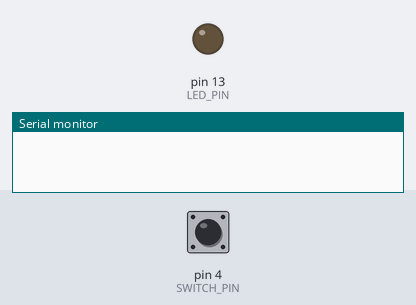
Recording of a sketch running on a simulated Arduino Uno, built with avr-gcc and run on an emulated ATmega328P. Shown: output pins drawn as LEDs (lit = HIGH), the last lines printed to the serial monitor. The inputs (shaded band) are chosen by the test bench; at power-on: pin 4 (SWITCH_PIN) LOW. Random numbers use the default seed unless the sketch sets one.

Above: at 5.5 s.
At 14.8 s:
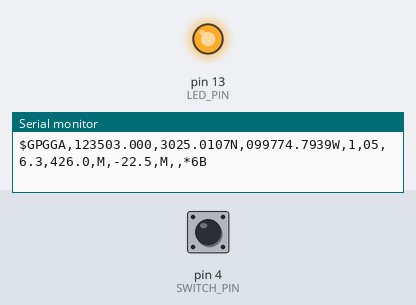
Timing chart, 0 to 16.4 s (numbered marks = the images above):
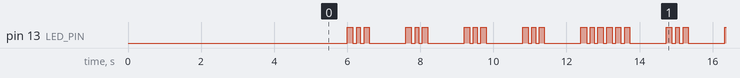

The sketch:

gps_spoofer.ino
```cpp
// This uses the RostaBoard to serve as a fake GPS receiver,
// mainly to simulate a quick near-space balloon flight.
//--------------------------------------------------------------------
// INCLUDES
//--------------------------------------------------------------------
#include "SoftwareSerial.h"
#include <avr/pgmspace.h>
#include "SoftwareSerial.h"
#include <avr/pgmspace.h>

//--------------------------------------------------------------------
// CONSTANTS
//--------------------------------------------------------------------
// Ones you may want to mod
#define CLIMBING_ALTITUDE_FT_DELTA 100
#define DESCENDING_ALTITUDE_FT_DELTA 200
#define ACCELERATED_MULTIPLIER 100
#define APOGEE_FT 93000
#define LATITUDE_DELTA_SECONDS 1
#define LONGITUDE_DELTA_SECONDS 1
#define STARTING_TIME_HOURS 12
#define STARTING_TIME_MINUTES 34
#define STARTING_TIME_SECONDS 56
#define STARTING_LATITUDE_INDIGO 3025.00
#define STARTING_LONGITUDE_INDIGO 9775.00
#define STARTING_LATITUDE_AUSTIN 3025.00
#define STARTING_LONGITUDE_AUSTIN 9775.00

// Steady ones
#define BIG_BUFFER_SIZE 200
#define LITTLE_BUFFER_SIZE 50
#define GPS_TX_PIN 2
#define GPS_RX_PIN 3
#define LED_PIN 13
#define SWITCH_PIN 4
#define GROUND_ALTITUDE_FT 900
#define GPGGAa 0
#define GPGGAb 1
#define GPGSA  2
#define GPGSV1 3
#define GPGSV2 4
#define GPGSV3 5
#define GPRMC  6

//--------------------------------------------------------------------
// GLOBALS
//--------------------------------------------------------------------int led = 13;
SoftwareSerial ss(GPS_RX_PIN, GPS_TX_PIN, true);
char bigBuffer[BIG_BUFFER_SIZE];
char littleBuffer[LITTLE_BUFFER_SIZE];
long numGpsLinesWritten = 0L;
long numGpgsasWritten = 0L;
long altitude_ft = GROUND_ALTITUDE_FT;
short time_hours = STARTING_TIME_HOURS;
short time_minutes = STARTING_TIME_MINUTES;
short time_seconds = STARTING_TIME_SECONDS;
short time_milliseconds = 0;
int altitudeDeltaMultiplier = 1;
boolean acceleratedMode = false;
int acceleration = 1;
float latitude = STARTING_LATITUDE_AUSTIN;
float longitude = STARTING_LONGITUDE_AUSTIN;

                     //           1111111111222222222233333333334444444444555555555566666666667777777777
                     // 01234567890123456789012345678901234567890123456789012345678901234567890123456789
char nmea1[] PROGMEM = "$GPGGA,tttttt.000,3025.000,N,09775.0000,W,1,05,6.3,";
char nmea2[] PROGMEM = ".0,M,-22.5,M,,*6B";
char nmea3[] PROGMEM = "$GPGSA,A,3,22,14,18,11,12,,,,,,,,6.6,6.3,1.7*3E";
char nmea4[] PROGMEM = "$GPGSV,3,1,12,22,67,044,38,14,66,339,34,18,39,094,43,11,13,311,39*7B";
char nmea5[] PROGMEM = "$GPGSV,3,2,12,12,08,081,38,31,29,193,22,19,14,272,21,25,12,116,*7B";
char nmea6[] PROGMEM = "$GPGSV,3,2,12,12,08,081,38,31,29,193,22,19,14,272,21,25,12,116,*7B";
char nmea7[] PROGMEM = "$GPRMC,tttttt.000,A,3025.0000,N,09775.0000,W,0.00,,050414,,,A*69";

PGM_P nmeatable[] PROGMEM =
{
    nmea1,
    nmea2,
    nmea3,
    nmea4,
    nmea5,
    nmea6,
    nmea7
};

void setup()
{
  delay(5000);
  ss.begin(4800);
  Serial.begin(115200);
  pinMode(LED_PIN, OUTPUT);
  pinMode(SWITCH_PIN, INPUT);
  randomSeed(analogRead(0));
 }

//--------------------------------------------------------------------
// MAIN PROGRAM
//--------------------------------------------------------------------
void loop()
{
  delay(1000);
  AdvanceTime(1000);

  digitalWrite(LED_PIN, HIGH);
  WriteGPGGA();
  AdvanceTime(14);
  digitalWrite(LED_PIN, LOW);
  numGpsLinesWritten++;
  delay(100);
  AdvanceTime(100);

  digitalWrite(LED_PIN, HIGH);
  WriteGPGSA();
  AdvanceTime(14);
  digitalWrite(LED_PIN, LOW);
  numGpsLinesWritten++;
  numGpgsasWritten++;
  delay(100);
  AdvanceTime(100);

  if (numGpgsasWritten % 5 == 0)
  {
     digitalWrite(LED_PIN, HIGH);
     WriteGPGSV1();
     AdvanceTime(14);
     digitalWrite(LED_PIN, LOW);
     numGpsLinesWritten++;
     delay(100);
     AdvanceTime(100);

     digitalWrite(LED_PIN, HIGH);
     WriteGPGSV2();
     AdvanceTime(14);
     digitalWrite(LED_PIN, LOW);
     numGpsLinesWritten++;
     delay(100);
     AdvanceTime(100);

     digitalWrite(LED_PIN, HIGH);
     WriteGPGSV3();
     AdvanceTime(14);
     digitalWrite(LED_PIN, LOW);
     numGpsLinesWritten++;
     delay(100);
     AdvanceTime(100);
  }

   digitalWrite(LED_PIN, HIGH);
   WriteGPRMC();
   AdvanceTime(14);
   digitalWrite(LED_PIN, LOW);
   numGpsLinesWritten++;

   AdvanceAltitude();
   AdvancePosition();

}

//--------------------------------------------------------------------
// AdvanceAltitude
//--------------------------------------------------------------------
void AdvanceAltitude()
{
   if (digitalRead(SWITCH_PIN) == 1)
     acceleration = ACCELERATED_MULTIPLIER;
   else
     acceleration = 1;

   altitude_ft += CLIMBING_ALTITUDE_FT_DELTA * altitudeDeltaMultiplier * acceleration;

   if (altitudeDeltaMultiplier == -1 && altitude_ft <= GROUND_ALTITUDE_FT)
   {
     altitudeDeltaMultiplier = 0;
     altitude_ft = GROUND_ALTITUDE_FT;
   }

   if (altitude_ft >= APOGEE_FT)
     altitudeDeltaMultiplier *= -1;
}

//--------------------------------------------------------------------
// AdvancePosition
//--------------------------------------------------------------------
void AdvancePosition()
{
  float latMoveDelta = (random(100) - 50) * 0.001f;  // Keeps it going basically straight along the launch lat's parallel
  latitude += latMoveDelta;
  float lonMoveDelta = random(100) * 0.001f;
  longitude -= lonMoveDelta; // Easterly
}

//--------------------------------------------------------------------
// AdvanceTime
//--------------------------------------------------------------------
void AdvanceTime(short ms)
{
  if (ms == 1000)
    time_seconds++;

  else
  {
      time_milliseconds += ms;

      if (time_milliseconds >= 1000)
      {
         time_seconds += time_milliseconds / 1000;
         time_milliseconds %= 1000;
      }
  }

  if (time_seconds >= 60)
  {
     time_minutes += time_seconds / 60;
     time_seconds %= 60;
  }

  if (time_minutes >= 60)
  {
     time_hours += time_minutes / 60;
     time_minutes %= 60;
  }

  if (time_hours > 24)
    time_hours = 0;
}

//--------------------------------------------------------------------
// MakeTimeString (puts into littleBuffer
//--------------------------------------------------------------------
void MakeTimeString()
{
  sprintf(littleBuffer, "%02d%02d%02d", time_hours, time_minutes, time_seconds);
}


//--------------------------------------------------------------------
// WriteGPGGA
//--------------------------------------------------------------------
void WriteGPGGA()
{
  strcpy_P(bigBuffer, (PGM_P)pgm_read_word(&(nmeatable[GPGGAa])));
  MakeTimeString();
  strncpy(bigBuffer + 7, littleBuffer, 6);
  double alt_m = (double)altitude_ft;
  alt_m /= 3.28;
  int altitude_m = (int)alt_m;

  sprintf(littleBuffer, "%d", altitude_m);
  strcat(bigBuffer, littleBuffer);
  strcat_P(bigBuffer, (PGM_P)pgm_read_word(&(nmeatable[GPGGAb])));

  dtostrf(latitude, 9, 4, littleBuffer);
  strncpy(bigBuffer + 18, littleBuffer, strlen(littleBuffer));
  dtostrf(longitude, 9, 4, littleBuffer);
  strncpy(bigBuffer + 31, littleBuffer, strlen(littleBuffer));

  Serial.println(bigBuffer);
  ss.println(bigBuffer);
}
//--------------------------------------------------------------------
// WriteGPGSA
//--------------------------------------------------------------------
void WriteGPGSA()
{
  strcpy_P(bigBuffer, (PGM_P)pgm_read_word(&(nmeatable[GPGSA])));
  Serial.println(bigBuffer);
  ss.println(bigBuffer);
}
//--------------------------------------------------------------------
// WriteGPGSV1
//--------------------------------------------------------------------
void WriteGPGSV1()
{
  strcpy_P(bigBuffer, (PGM_P)pgm_read_word(&(nmeatable[GPGSV1])));
  Serial.println(bigBuffer);
  ss.println(bigBuffer);
}
//--------------------------------------------------------------------
// WriteGPGSV2
//--------------------------------------------------------------------
void WriteGPGSV2()
{
  strcpy_P(bigBuffer, (PGM_P)pgm_read_word(&(nmeatable[GPGSV2])));
  Serial.println(bigBuffer);
  ss.println(bigBuffer);

}
//--------------------------------------------------------------------
// WriteGPGSV3
//--------------------------------------------------------------------
void WriteGPGSV3()
{
  strcpy_P(bigBuffer, (PGM_P)pgm_read_word(&(nmeatable[GPGSV3])));
  Serial.println(bigBuffer);
  ss.println(bigBuffer);

}
//--------------------------------------------------------------------
// WriteGPRMC
//--------------------------------------------------------------------
void WriteGPRMC()
{
  strcpy_P(bigBuffer, (PGM_P)pgm_read_word(&(nmeatable[GPRMC])));
  MakeTimeString();
  strncpy(bigBuffer + 7, littleBuffer, 6);

  dtostrf(latitude, 9, 4, littleBuffer);
  strncpy(bigBuffer + 20, littleBuffer, strlen(littleBuffer));
  dtostrf(longitude, 9, 4, littleBuffer);
  strncpy(bigBuffer + 33, littleBuffer, strlen(littleBuffer));

  Serial.println(bigBuffer);
  ss.println(bigBuffer);
}

//--------------------------------------------------------------------
// ReadGpsChar
//--------------------------------------------------------------------
char ReadGpsChar()
{
    while (!ss.available())
      delay(10);

    return ss.read();
}
```

Measured:
- by itself, pin 13 (LED_PIN): moves between LOW and HIGH, repeating every 8.7 s
- by itself, everything shown: repeats every 8.7 s, in 36 steps
